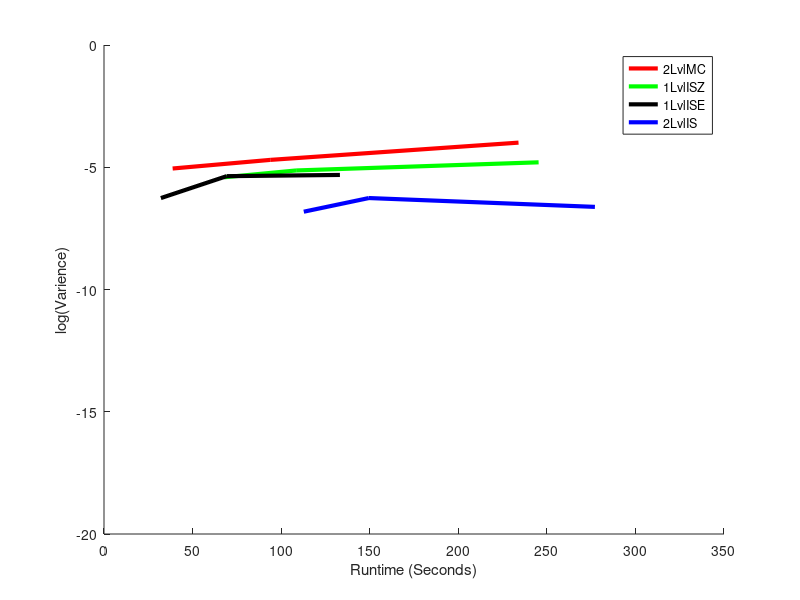

This figure's MATLAB source:
hold on

xMin = 0;
xMax = 350;
yMin = -20;
yMax = 0;
trueAns =  0.067355681764443305259593866206504;
X = 1:xMax;

TwoLvlMCX = [38.75,38.75,38.75,38.75,38.75,...
    93.8438,93.8438,93.8438,93.8438,93.8438,...
    234,234,234,234,234,...
             ];
         
TwoLvlMCY = [0.000022221975305911003951671658929179, 0.000011111111111111794352130331675621, 0, 0.000011111111111113551098462937094524, 0,...
   0.000012499921874516789095372996942768, 0.000068745703098124839760911519714881, 0, 0.0000062500000000010641728926015503465, 0.000012499921874492804510438544174367,...
   0.000019999679998732794244335059241635, 0.000027999327997370123300054089998667, 0.00045179750319029892855968166820446, 0.0000079999679998627963578702523839148, 0,...
];

TwoLvlMCYMean = arrayfun(@(i) mean(TwoLvlMCY((5*i-4):(5*i))), 1:(length(TwoLvlMCY)/5));

OneLvlISX = [67.8594,67.8594,67.8594,67.8594,67.8594,...
    108.4531,108.4531,108.4531,108.4531,108.4531,...
    245.3438,245.3438,245.3438,245.3438,245.3438,...
            ];
      
OneLvlISY = [ 0.000015238968307061120664226173959666, 0, 0.0000018091169912411031439196688538895, 0.0000012512584266492435048940146807839, 0.000001155446697573108920303126996576,...
    0.000028282026642473940652696209885342, 0.0000045098926029503572703786666575621, 0, 0.0000018718922542213710936130112438835, 0.0000022777311312007533479831455913711,...
    0.0000026364941201388476879087768151022, 0.00007213657825793478304329114925153, 0, 0.0000021747804809036751425813278892907, 0.0000026306852615326391674926195113349,...
             ];

OneLvlISYMean = arrayfun(@(i) mean(OneLvlISY((5*i-4):(5*i))), 1:(length(OneLvlISY)/5));

TwoLvlISX = [112.7813,112.7813,112.7813,112.7813,112.7813,...
    149.5313,149.5313,149.5313,149.5313,149.5313,...
    277.125,277.125,277.125,277.125,277.125,...
            ];
        
TwoLvlISY = [0.00000025718276320062970092405899361077, 0.000000058177630425512355630487552676441, 0.00000013878495425243781488481035948229, 0.00000011652701624718159168790290866266, 0.00000018986173795111197033242268327607,...
    0.00000038217857400699073535768374339228, 0.0000020940767002750499829787436678608, 0.00000011804827596124531241436980038076, 0, 0.0000001573379427503491428843289011083,...
    0.0000005011128384634128272022315746248, 0.00000012152108330314780121342234549264, 0.00000039008176894105266874760622533569, 0.000000038188212175022284528908477971298, 0.00000014628060402052956822104316444988,...
         ];

TwoLvlISYMean = arrayfun(@(i) mean(TwoLvlISY((5*i-4):(5*i))), 1:(length(TwoLvlISY)/5));

OneLvlISEX = [32.1094,32.1094,32.1094,32.1094,32.1094,...
    69.2344,69.2344,69.2344,69.2344,69.2344,...
    133.1719,133.1719,133.1719,133.1719,133.1719,...
    ];

OneLvlISEY = [0.000000068480402032970774871777335651712, 0.000000054533877739579645565824961251852, 0.000000054260014407474829624090050233381, 0.00000000044279249227797895050589120409404, 0.0000025671098826926476515434150799111,...
    0.000010047926744192763097657597470835, 0.000000011932934401937661302206102813088, 0.00000000017666046418876584390530655820339, 0.000011400471885855915701586497934539, 0.00000011212107312917480287137823521948,...
    0.000000073486156230517141799672437701973, 0.00000135878595875907948952951171534, 0.0000000034904568203537254465391201189994, 0.00000069099349717090631605288884170557, 0.000022118689853076790332014195383792,...
            ];

OneLvlISEYMean = arrayfun(@(i) mean(OneLvlISEY((5*i-4):(5*i))), 1:(length(OneLvlISEY)/5));

% GISX = [57.1563,57.1563,57.1563,57.1563,57.1563,...
%     109.375,109.375,109.375,109.375,109.375...
%     193.6094,193.6094,193.6094,193.6094,193.6094,...
%             ];
%       
% GISY = [ 0.0000000002427128932322345927514047427188, 0.00000000066270388589630751160007832140488, 0.0000000019179014574256737832602167102879, 0.000000023523830111025840960165559029652, 0.00000000054037417636727087797175643352492,...
%     0.00000000071623312873165925674587479172833, 0.000000046155341256845097370712521517994, 0.000000000058168365472409727811583438065158, 0.0000028852825095223132399475506754127, 0.00000001672679121093377700666119561098,...
%     0.0000000023220061854153064908571981492073, 0.00000000075614108808436884916035898056221, 0.000000021285545947334191611983097709541, 0.00000000054669064035264204486351924096527, 0.0000019114152137033808694598340655046,...
%              ];
% 
% GISYMean = arrayfun(@(i) mean(GISY((5*i-4):(5*i))), 1:(length(GISY)/5));

OneLvlISRatio = (OneLvlISYMean ./ TwoLvlMCYMean) .* 100;

TwoLvlISRatio = (TwoLvlISYMean ./ TwoLvlMCYMean) .* 100;

OneLvlISERatio = (OneLvlISEYMean ./ TwoLvlMCYMean) .* 100;

% GISRatio = (GISYMean ./ TwoLvlMCYMean) .* 100;

plot(unique(TwoLvlMCX),log10(TwoLvlMCYMean),'r','LineWidth',3)
plot(unique(OneLvlISX),log10(OneLvlISYMean),'g','LineWidth',3)
plot(unique(OneLvlISEX),log10(OneLvlISEYMean),'black','LineWidth',3)
plot(unique(TwoLvlISX),log10(TwoLvlISYMean),'b','LineWidth',3)
% plot(unique(GISX),log(GISYMean),'y','LineWidth',3)

axis([xMin,xMax,yMin,yMax]);

% r1 = refline(0,log(trueAns));
% r1.Color = 'r';
% r1.LineStyle = '--';

% legend('2LvlMC','1LvlISZ','1LvlISE','2LvlIS','GlassermanIS');
legend('2LvlMC','1LvlISZ','1LvlISE','2LvlIS');
xlabel('Runtime (Seconds)');
ylabel('log(Varience)');


hold off
